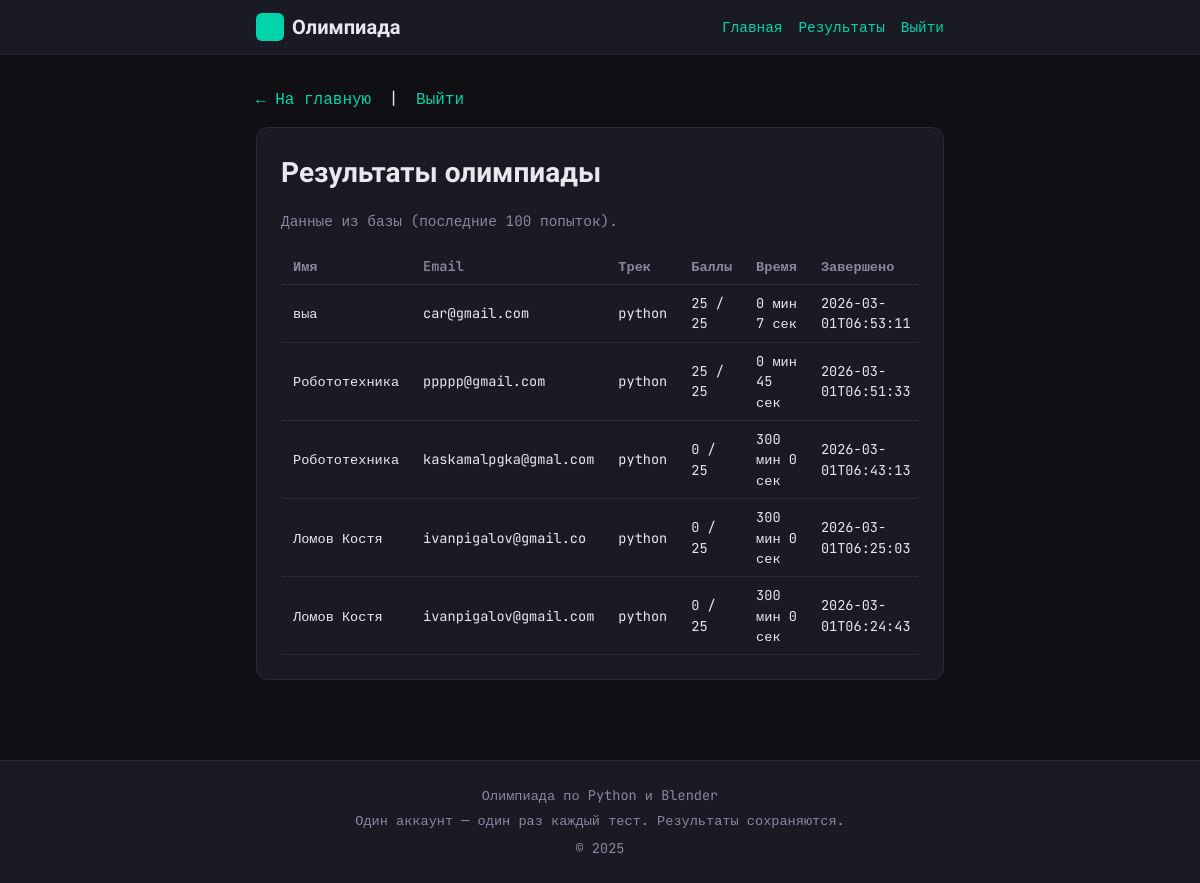
Page /results (signed in) on the earlier database version.
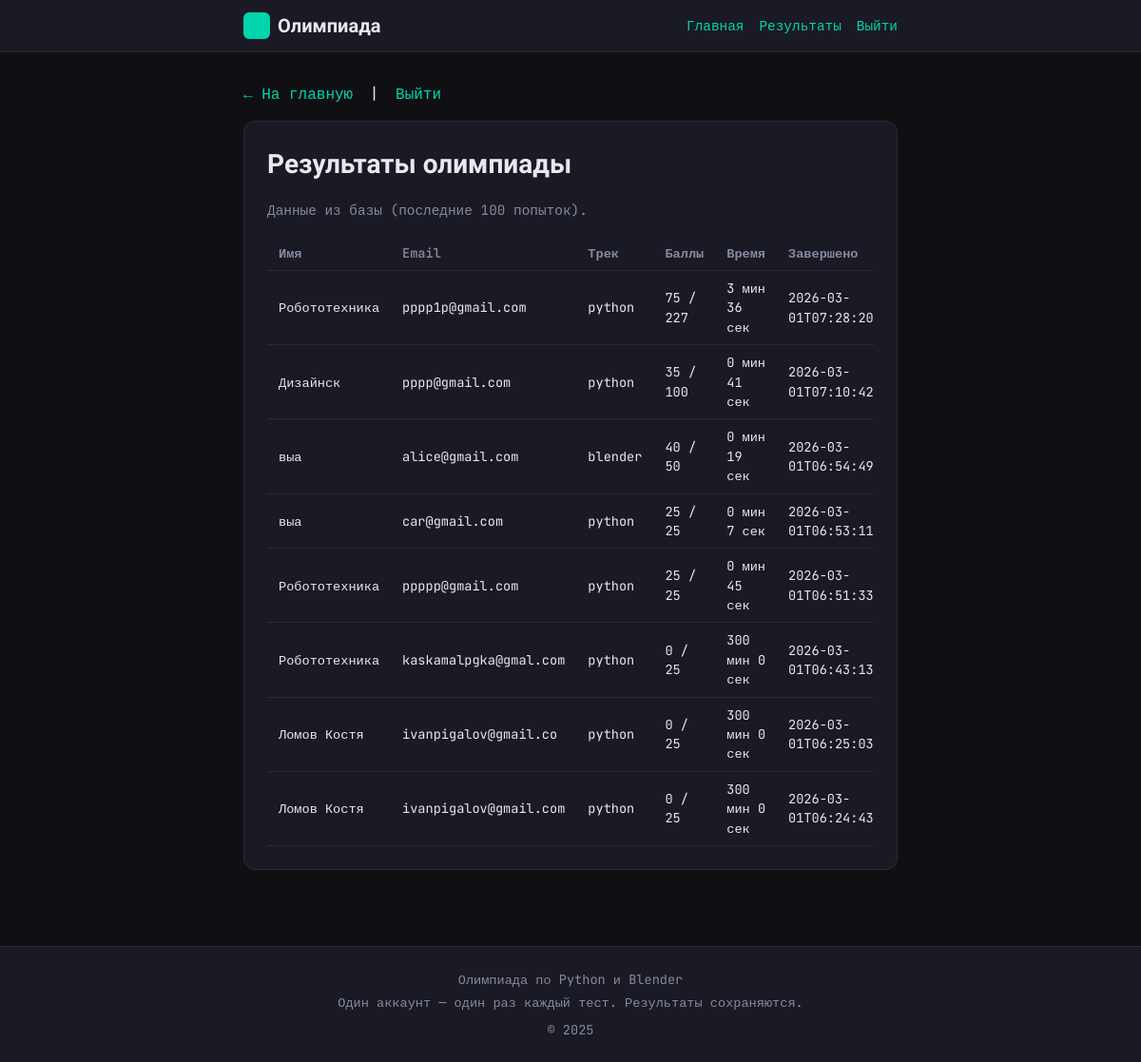
Same page on the later database version.
### models.py (models this page shows, shortened)
class Participant(db.Model):
    __tablename__ = "participants"
    id = db.Column(db.Integer, primary_key=True)
    email = db.Column(db.String(255), nullable=False, index=True)
    name = db.Column(db.String(255), nullable=False)
    created_at = db.Column(db.DateTime, default=datetime.utcnow)
    attempts = db.relationship("Attempt", backref="participant", lazy="dynamic")

class Attempt(db.Model):
    __tablename__ = "attempts"
    id = db.Column(db.Integer, primary_key=True)
    participant_id = db.Column(db.Integer, db.ForeignKey("participants.id"), nullable=False)
    track = db.Column(db.String(32), nullable=False)  # "python" | "blender"
    started_at = db.Column(db.DateTime, default=datetime.utcnow)
    finished_at = db.Column(db.DateTime, nullable=True)
    time_spent_seconds = db.Column(db.Integer, nullable=True)
    score = db.Column(db.Integer, default=0)
    max_score = db.Column(db.Integer, default=0)
    answers_json = db.Column(db.Text, nullable=True)
    __table_args__ = (
        db.UniqueConstraint("participant_id", "track", name="uq_participant_track"),
    )

### app.py (the view)
@app.route("/results")
def results_page():
    if not is_admin():
        return redirect(url_for("admin_login"))
    attempts = (
        Attempt.query.filter(Attempt.finished_at.isnot(None))
        .order_by(Attempt.finished_at.desc())
        .limit(100)
        .all()
    )
    rows = []
    for a in attempts:
        upload_path = None
        if a.answers_json and a.track == "blender":
            try:
                ans = json.loads(a.answers_json)
                upload_path = ans.get("b100", "").strip() or None
            except (ValueError, TypeError):
                pass
        rows.append({
            "id": a.id,
            "name": a.participant.name,
            "email": a.participant.email,
            "track": a.track,
            "score": a.score,
            "max_score": a.max_score,
            "time_spent_seconds": a.time_spent_seconds,
            "finished_at": a.finished_at.isoformat() if a.finished_at else None,
            "upload_path": upload_path,
        })
    return render_template("results.html", results=rows)

### app.py (called while the page is built)
def is_admin():
    return session.get("admin") is True

@app.context_processor
def inject_admin():
    return {"is_admin": is_admin()}

### templates/results.html (shortened to what this page needs)
{% extends "base.html" %}
{% block content %}
  <div class="back">
    <a href="{{ url_for('index') }}">← На главную</a>
    <span style="margin: 0 0.5rem;">|</span>
    <a href="{{ url_for('admin_logout') }}">Выйти</a>
  </div>
  <div class="card">
    <h1>Результаты олимпиады</h1>
    <p class="muted" style="margin-bottom: 1rem;">Данные из базы (последние 100 попыток).</p>
    {% if results %}
    <div style="overflow-x: auto;">
      <table>
        <thead>
          <tr>
            <th>Имя</th>
            <th>Email</th>
            <th>Трек</th>
            <th>Баллы</th>
            <th>Время</th>
            <th>Завершено</th>
          </tr>
        </thead>
        <tbody>
          {% for r in results %}
          <tr>
            <td>{{ r.name }}</td>
            <td>{{ r.email }}</td>
            <td>{{ r.track }}</td>
            <td>{{ r.score }} / {{ r.max_score }}</td>
            <td>{% if r.time_spent_seconds is not none %}{{ (r.time_spent_seconds // 60) }} мин {{ (r.time_spent_seconds % 60) }} сек{% else %}—{% endif %}</td>
            <td>{{ r.finished_at[:19] if r.finished_at else '—' }}</td>
          </tr>
          {% endfor %}
        </tbody>
      </table>
    </div>
    {% else %}
    <p class="muted">Пока нет сохранённых результатов.</p>
    {% endif %}
  </div>
{% endblock %}

### templates/base.html (shortened to what this page needs)
<!DOCTYPE html>
<html lang="ru">
<head>
</head>
<body>
  <header class="site-header">
    <div class="wrap">
      <a href="{{ url_for('index') }}" class="logo">
        <span class="logo-icon"></span>
        Олимпиада
      </a>
      <nav class="header-nav">
        <a href="{{ url_for('index') }}">Главная</a>
        {% if is_admin %}
        <a href="{{ url_for('results_page') }}">Результаты</a>
        <a href="{{ url_for('admin_logout') }}">Выйти</a>
        {% else %}
        <a href="{{ url_for('admin_login') }}">Войти</a>
        {% endif %}
      </nav>
    </div>
  </header>
  <main style="flex: 1 0 auto;">
    <div class="wrap">
      {% block content %}{% endblock %}
    </div>
  </main>
  <footer class="site-footer">
    <div class="wrap">
      <p>Олимпиада по Python и Blender</p>
      <p>Один аккаунт — один раз каждый тест. Результаты сохраняются.</p>
      <p style="margin-top: 0.5rem;">© 2025</p>
    </div>
  </footer>
</body>
</html>

### templates/base.html (style rules this page uses)
:root { --bg: #0f0f14; --card: #1a1a24; --accent: #00d4aa; --accent-dim: #00a884; --text: #e8e8ed; --muted: #8888a0; --danger: #ff6b6b; --border: #2a2a38; }
* { box-sizing: border-box; margin: 0; padding: 0; }
body { font-family: 'JetBrains Mono', monospace; background: var(--bg); color: var(--text); min-height: 100vh; line-height: 1.5; display: flex; flex-direction: column; }
.wrap { max-width: 720px; margin: 0 auto; padding: 2rem 1rem; }
h1, h2 { font-family: 'Unbounded', sans-serif; font-weight: 600; }
h1 { font-size: 1.75rem; margin-bottom: 1rem; }
a { color: var(--accent); text-decoration: none; }
.card { background: var(--card); border: 1px solid var(--border); border-radius: 12px; padding: 1.5rem; margin-bottom: 1rem; }
.muted { color: var(--muted); font-size: 0.9rem; }
.site-header { background: var(--card); border-bottom: 1px solid var(--border); padding: 0.75rem 1rem; margin-bottom: 0; }
.site-header .wrap { max-width: 720px; margin: 0 auto; padding: 0 1rem; display: flex; align-items: center; justify-content: space-between; flex-wrap: wrap; gap: 0.5rem; }
.logo { font-family: 'Unbounded', sans-serif; font-weight: 600; font-size: 1.25rem; color: var(--text); text-decoration: none; display: flex; align-items: center; gap: 0.5rem; }
.logo-icon { width: 28px; height: 28px; background: var(--accent); border-radius: 6px; display: inline-block; }
.header-nav { display: flex; align-items: center; gap: 1rem; }
.header-nav a { font-size: 0.9rem; }
.site-footer { background: var(--card); border-top: 1px solid var(--border); margin-top: 2rem; padding: 1.25rem 1rem; text-align: center; }
.site-footer .wrap { padding: 0 1rem; }
.site-footer p { margin: 0.25rem 0; font-size: 0.85rem; color: var(--muted); }

### templates/results.html (style rules this page uses)
table { width: 100%; border-collapse: collapse; font-size: 0.85rem; }
th, td { padding: 0.5rem 0.75rem; text-align: left; border-bottom: 1px solid var(--border); }
th { color: var(--muted); font-weight: 600; }
.back { margin-bottom: 1rem; }

Differences in the rows shown:
added Participant: name "Робототехника", email "pppp1p@gmail.com"
added Attempt: track "python"
added Participant: name "Дизайнск", email "pppp@gmail.com"
added Attempt: track "python"
added Participant: name "выа", email "alice@gmail.com"
added Attempt: track "blender"
Other differences:
new list line: "75 / 227 3 мин 36 сек 2026-03-01T07:28:20"
new list line: "35 / 100 0 мин 41 сек 2026-03-01T07:10:42"
new list line: "40 / 50 0 мин 19 сек 2026-03-01T06:54:49"
